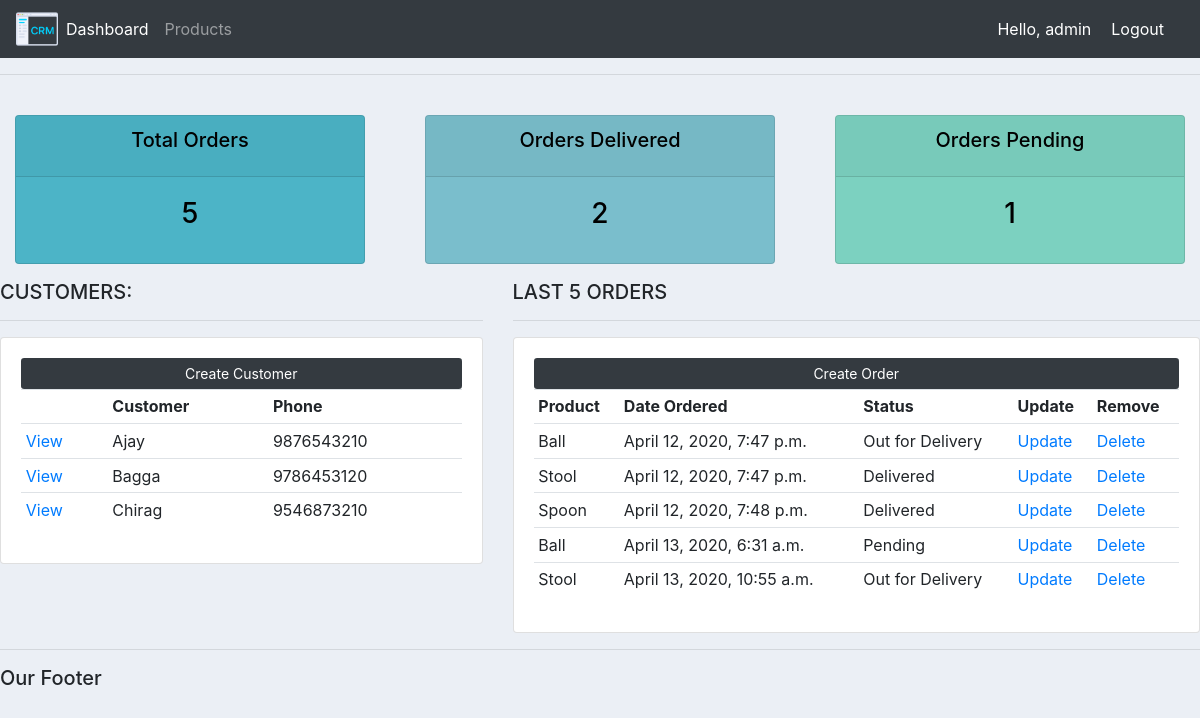
Page / (signed in) on the earlier database version.
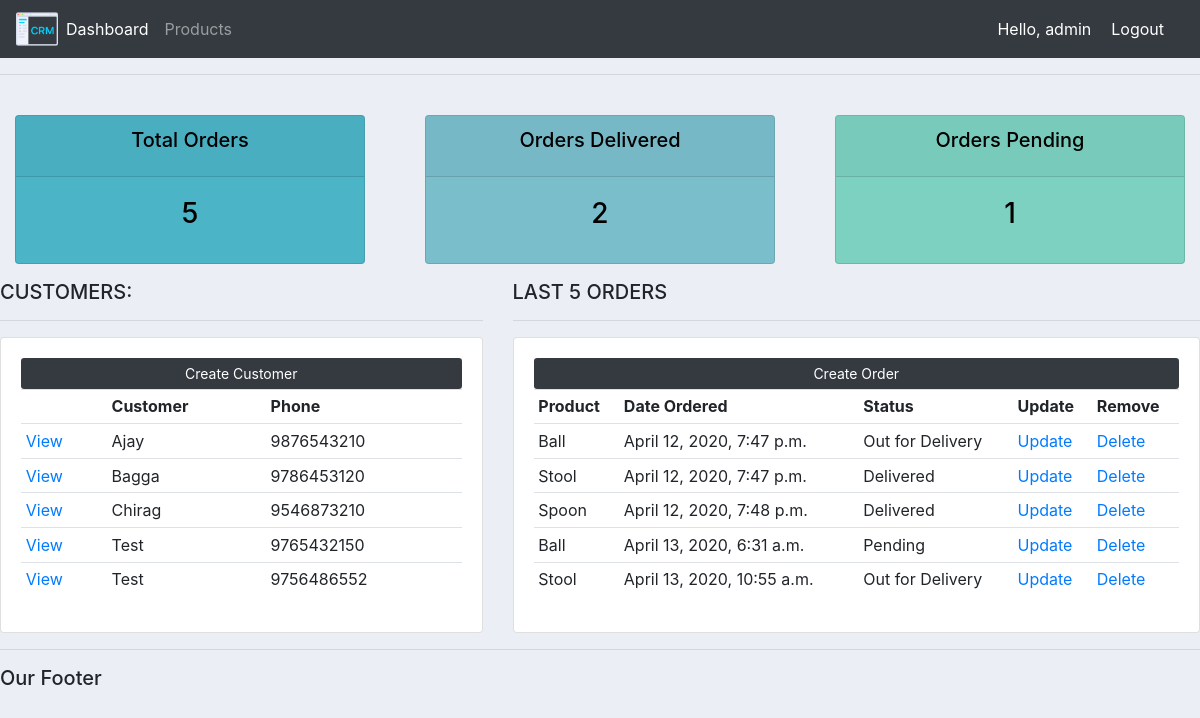
Same page on the later database version.
### accounts/models.py (models this page shows, shortened)
class Customer(models.Model):
    user = models.OneToOneField(User, null=True, on_delete=models.CASCADE)
    name = models.CharField(max_length=50, null=False)
    phone = models.BigIntegerField(null=False)
    email = models.EmailField(null=True)
    profile_pic = models.ImageField(default='default_profile_pic.png', null=True, blank=True, upload_to=upload_photo_and_rename)
    date_created = models.DateTimeField(auto_now_add=True)

class Order(models.Model):
    STATUS = (
        ('Pending', 'Pending'),
        ('Out for Delivery', "Out for Delivery"),
        ('Delivered', 'Delivered')
    )
    customer = models.ForeignKey(Customer, null=True, on_delete=models.SET_NULL, related_name='customer_orders')
    product = models.ForeignKey(Product, null=True, on_delete=models.SET_NULL, related_name='product_orders')
    date_created = models.DateTimeField(auto_now_add=True)
    status = models.CharField(choices=STATUS, null=False, max_length=50)

class Product(models.Model):
    name = models.CharField(max_length=50, null=False)
    price = models.FloatField(null=False)
    CATEGORY = (
        ('Indoor', 'Indoor'),
        ('Outdoor', 'Outdoor')
    )
    category = models.CharField(max_length=50, null=True, choices=CATEGORY)
    description = models.CharField(max_length=200, null=True)
    date_created = models.DateTimeField(auto_now_add=True)
    tags = models.ManyToManyField(Tag, related_name='tag_set')
    def __str__(self):
        return self.name

### accounts/decorators.py (the view)
        def wrapper_func(request, *args, **kwargs):
            user_groups = None
            access = False
            if request.user.groups.exists():
                user_groups = request.user.groups.all()
                user_groups_name = []
                for user_group in user_groups:
                    user_groups_name.append(user_group.name)
                    if user_group.name in allowed_roles:
                        access = True
            if access == True:
                return view_func(request, *args, **kwargs)
            else:
                return HttpResponse("Sorry! You are not authorized to view this page!")

### accounts/views.py (called while the page is built)
@login_required(login_url='login')
@authorized_users(allowed_roles = ['admin', 'customer'])
@admin_only
def home(request):
    customer_count = Customer.objects.count()
    customers = Customer.objects.all()
    orders = Order.objects.all()
    order_count = Order.objects.count()
    delivered_order_count = Order.objects.filter(status='Delivered').count()
    pending_order_count = Order.objects.filter(status='Pending').count()
    context = {
        'customer_count': customer_count,
        'customers': customers,
        'orders': orders,
        'order_count': order_count,
        'delivered_order_count': delivered_order_count,
        'pending_order_count': pending_order_count
    }
    return render(request, 'dashboard.html', context=context)

### accounts/templates/dashboard.html (shortened to what this page needs)
{% extends 'main.html' %}
{% block content %}
{% include 'status.html' %}
<div class="row">
    <div class="col-md-5">
        <h5> CUSTOMERS: </h5>
        <hr>
        <div class="card card-body">
            <a class="btn btn-sm btn-block bg-dark" style="color: white;"  href=""> Create Customer </a>
            <table class="table table-sm">
                <tr>
                    <th></th>
                    <th>Customer</th>
                    <th>Phone</th>
                </tr>
                {% if customer_count > 0 %}
                {% for customer in customers %}
                <tr>
                    <td><a href="{% url 'customer' customer.id %}">View</a></td>
                    <td>{{customer.name}}</td>
                    <td>{{customer.phone}}</td>
                </tr>
                {% endfor %}
                {% else %}
                <tr>
                    <td>NULL</td>
                    <td>NULL</td>
                    <td>NULL</td>
                </tr>
                {% endif %}
            </table>
        </div>
    </div>
    <div class="col-md-7">
        <h5> LAST 5 ORDERS </h5>
        <hr>
        <div class="card card-body">
            <a class="btn btn-sm btn-block bg-dark" style="color: white;"  href="{% url 'create_order' %}"> Create Order </a>
            <table class="table table-sm">
                <tr>
                    <th>Product</th>
                    <th>Date Ordered</th>
                    <th>Status</th>
                    <th>Update</th>
                    <th>Remove</th>
                </tr>
                {% if order_count > 0 %}
                {% for order in orders %}
                <tr>
                    <td>{{order.product}}</td>
                    <td>{{order.date_created}}</td>
                    <td>{{order.status}}</td>
                    <td><a href="{% url 'update_order' order.id %}">Update</a></td>
                    <td><a href="{% url 'delete_order' order.id %}">Delete</a></td>
                </tr>
                {% endfor %}
                {% endif %}
            </table>
        </div>
    </div>
</div>
{% endblock %}

### accounts/templates/main.html (shortened to what this page needs)
{% load static %}
<!DOCTYPE html>
<html>
<head>
    <link rel="stylesheet" href="https://maxcdn.bootstrapcdn.com/bootstrap/4.0.0/css/bootstrap.min.css">
    <link rel="stylesheet" type="text/css" href="{% static 'css/main.css' %}">
</head>
<body>
    {% include 'navbar.html' %}
    <hr>
    {% block content %}
    {% endblock %}
    <hr>
    <h5>Our Footer</h5>
</body>
</html>

### accounts/templates/navbar.html (shortened to what this page needs)
{% load static %}
<nav class="navbar navbar-expand-lg navbar navbar-dark bg-dark">
    <img src="{% static 'images/logo.png' %}" href="" alt="Image" height="42" width="42">
    <div class="collapse navbar-collapse" id="navbarNav">
      {% if request.user.is_staff %}
      <ul class="navbar-nav">
        <li class="nav-item active">
          <a class="nav-link" href="{% url 'home' %}">Dashboard<span class="sr-only">(current)</span></a>
        </li>
        <li class="nav-item">
          <a class="nav-link" href="{% url 'products' %}">Products</a>
        </li>
      </ul>
      {% else %}
      <ul class="navbar-nav">
       <li class="nav-item">
        <a class="nav-link" href="{% url 'account' %}">Settings</a>
       </li>
      </ul>
      {% endif %}
    </div>
    <span class ="hello-msg">Hello, {{request.user}}</span>
    <span><a class="hello-msg" href="{% url 'logout' %}">Logout</a></span>
  </nav>

### accounts/templates/status.html
<br>
<div class="row">
    <div class="col">
        <div class="col-md">
            <div class="card text-center text-white mb-3" id="total-orders">
                <div class="card-header">
                    <h5 class="card-title" style="color: black;">Total Orders</h5>
                </div>
                <div class="card-body">
                    <h3 class="card-title" style="color: black;">{{ order_count }}</h3>
                </div>
            </div>
        </div>
    </div>
    <div class="col">
        <div class="col-md">
            <div class="card text-center text-white mb-3" id="orders-delivered">
                <div class="card-header">
                    <h5 class="card-title" style="color: black;">Orders Delivered</h5>
                </div>
                <div class="card-body">
                    <h3 class="card-title" style="color: black;">{{ delivered_order_count }}</h3>
                </div>
            </div>
        </div>
    </div>
    <div class="col">
        <div class="col-md">
            <div class="card text-center text-white mb-3" id="orders-pending">
                <div class="card-header">
                    <h5 class="card-title" style="color: black;"> Orders Pending </h5>
                </div>
                <div class="card-body">
                    <h3 class="card-title" style="color: black;">{{ pending_order_count }}</h3>
                </div>
            </div>
        </div>
    </div>
</div>

### accounts/static/css/main.css (style rules this page uses)
body { background-color: #ebeff5; }
#total-orders { background-color: #4cb4c7; }
#orders-delivered { background-color: #7abecc; }
#orders-pending { background-color: #7CD1C0; }

### accounts/templates/navbar.html (style rules this page uses)
.hello-msg { font: 18px; color: white; margin-right: 20px; }

Differences in the rows shown:
added Customer: name "Test", phone "9765432150"
added Customer: name "Test", phone "9756486552"
